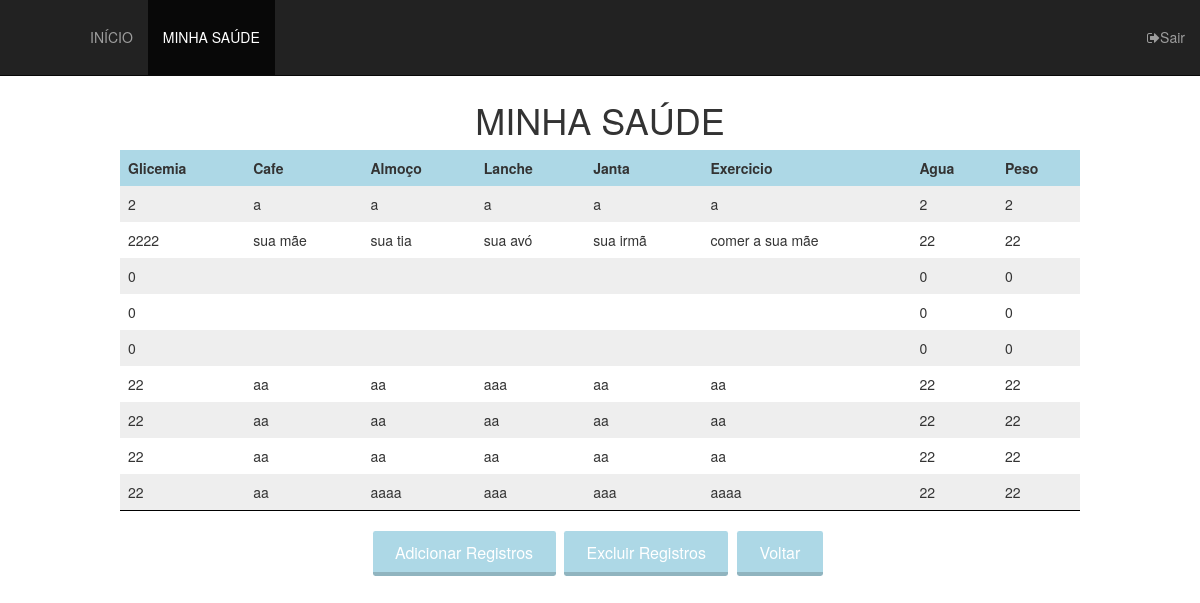
The app's page /usuario/registro.php (signed in) with its own data.
### tables this page shows
CREATE TABLE `monitoramento` (
  `id` int(11) NOT NULL,
  `glicemia` float NOT NULL,
  `cafe` varchar(200) NOT NULL,
  `almoco` varchar(200) NOT NULL,
  `lanche` varchar(200) NOT NULL,
  `janta` varchar(200) NOT NULL,
  `exercicio` varchar(300) NOT NULL,
  `agua` int(11) NOT NULL,
  `peso` int(11) NOT NULL
);

### usuario/registro.php (the view, shortened to what this page needs)
<?php
	include_once("../login/conexao.php");
?>
<!DOCTYPE html>
<html lang="pt-br">
<head>
	<link rel="stylesheet" href="https://maxcdn.bootstrapcdn.com/bootstrap/3.3.7/css/bootstrap.min.css">
	<link rel="stylesheet" href="https://cdnjs.cloudflare.com/ajax/libs/font-awesome/4.7.0/css/font-awesome.min.css">
	<link rel="stylesheet" type="text/css" href="estilo.css">
</head>
<body>
	<div align="center" style="margin-top: 100px;">
	<nav class="navbar navbar-inverse navbar-fixed-top">
  <div class="container-fluid">
    <div class="navbar-header">
      <a class="navbar-brand" href="#">
    </div>
	<div class="collapse navbar-collapse" id="bs-example-navbar-collapse-1">
    <ul class="nav navbar-nav">
		<li><a href="inicio.php">INÍCIO</a></li>
		<li class="active"><a href="registro.php">MINHA SAÚDE</a></li>
		  </ul>
		 <ul class="nav navbar-nav navbar-right" >
		  <li><a href="" onclick="sair()"><i class="fa fa-sign-out" ></i>Sair</a></li>
		 </ul>
    </div>
  </div>
</nav>
		<h1> MINHA SAÚDE </h1>
		<?php
			$query = mysqli_query($conexao, "SELECT * FROM monitoramento ORDER BY id");
			if (isset($_GET['apagar']))
			{
				echo "<h3>Excluir produtos</h3>";
				echo "<form id='apagar' action='registro.php'>";
				echo "<table>";
				echo "<tr>".
						"<td style='background-color:lightblue;'><b>Glicemia</b></td>".
						"<td style='background-color:lightblue;'><b>Cafe</b></td>".
						"<td style='background-color:lightblue;'><b>Almoço</b></td>".
						"<td style='background-color:lightblue;'><b>Lanche</b></td>".
						"<td style='background-color:lightblue;'><b>Janta</b></td>".
						"<td style='background-color:lightblue;'><b>Exercicio</b></td>".
						"<td style='background-color:lightblue;'><b>Agua</b></td>".
						"<td style='background-color:lightblue;'><b>Peso</b></td>".
						"<td style='background-color:lightblue;'><b>Selecionado</b></td>".
					 "</tr>";
				while($linha = mysqli_fetch_assoc($query))
				{
					echo "<tr>".
							"<td>".$linha['glicemia']."</td>".
							"<td>".$linha['cafe']."</td>".
							"<td>".$linha['almoco']."</td>".
							"<td>".$linha['lanche']."</td>".
							"<td>".$linha['janta']."</td>".
							"<td>".$linha['exercicio']."</td>".
							"<td>".$linha['agua']."</td>".
							"<td>".$linha['peso']."</td>".
							"<td><input type='checkbox' name='id".$linha['id']."'></td>".
						 "</tr>";
				}
				echo "</table><br>";
				echo 	"<input type='submit' value='Confirmar' name='verificar'><br><br>".
						"<input type='button' onclick='javascript:window.history.go(-1)';' value='Voltar'>";
				echo "</form>";
			}
			else
			{
				echo "<table>";
				echo "<tr>".
							"<td style='background-color:lightblue;'><b>Glicemia</b></td>".
							"<td style='background-color:lightblue;'><b>Cafe</b></td>".
							"<td style='background-color:lightblue;'><b>Almoço</b></td>".
							"<td style='background-color:lightblue;'><b>Lanche</b></td>".
							"<td style='background-color:lightblue;'><b>Janta</b></td>".
							"<td style='background-color:lightblue;'><b>Exercicio</b></td>".
							"<td style='background-color:lightblue;'><b>Agua</b></td>".
							"<td style='background-color:lightblue;'><b>Peso</b></td>".
					 "</tr>";
				while($linha = mysqli_fetch_assoc($query))
				{
					echo "<tr>".
							"<td>".$linha['glicemia']."</td>".
							"<td>".$linha['cafe']."</td>".
							"<td>".$linha['almoco']."</td>".
							"<td>".$linha['lanche']."</td>".
							"<td>".$linha['janta']."</td>".
							"<td>".$linha['exercicio']."</td>".
							"<td>".$linha['agua']."</td>".
							"<td>".$linha['peso']."</td>".
						 "</tr>";
				}
				echo "</table><br>";
				echo "<button class='button' onclick=\"window.location='addRegistro.php';\">Adicionar Registros</button>
					  <button class='button' onclick=\"window.location='registro.php?apagar=yes';\">Excluir Registros</button>
					  <button class='button' onclick=\"window.location='inicio.php';\">Voltar</button>";
			}
		?>
  </body>
</html>

### usuario/estilo.css (style rules this page uses)
.navbar-brand, .navbar-nav li a { line-height: 75px; height: 75px; padding-top: 0; }
table { margin-left: 10%; margin-right: 10%; border-collapse: collapse; width: 80%; border-bottom: 1px solid black; }
th, td { text-align: left; padding: 8px; }
tr:nth-child(even) { background-color: #eee; }
tr:nth-child(odd) { background-color: #fff; }
.button { background-color: lightblue; border: none; color: white; padding:0.7em 1.4em; text-align: center; text-decoration: none; display: inline-block; font-size: 16px; box-shadow:inset 0 -0.6em 0 -0.35em rgba(0,0,0,0.17); position:relative; margin:0 0.3em 0.3em 0; border-radius:0.15em; box-sizing: border-box; }

### records on screen
monitoramento: glicemia "2", cafe "a", almoco "a", lanche "a", janta "a", exercicio "a", agua "2", peso "2"
monitoramento: glicemia "2222", cafe "sua mãe", almoco "sua tia", lanche "sua avó", janta "sua irmã", exercicio "comer a sua mãe", agua "22", peso "22"
monitoramento: glicemia "0", agua "0", peso "0"
monitoramento: glicemia "0", agua "0", peso "0"
monitoramento: glicemia "0", agua "0", peso "0"
monitoramento: glicemia "22", cafe "aa", almoco "aa", lanche "aaa", janta "aa", exercicio "aa", agua "22", peso "22"
monitoramento: glicemia "22", cafe "aa", almoco "aa", lanche "aa", janta "aa", exercicio "aa", agua "22", peso "22"
monitoramento: glicemia "22", cafe "aa", almoco "aa", lanche "aa", janta "aa", exercicio "aa", agua "22", peso "22"
monitoramento: glicemia "22", cafe "aa", almoco "aaaa", lanche "aaa", janta "aaa", exercicio "aaaa", agua "22", peso "22"
